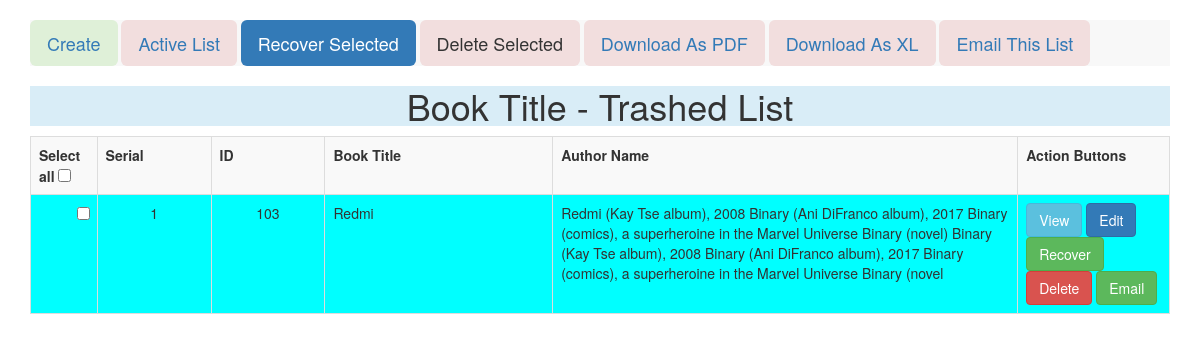
/views/SEID175166/SummaryofOrganization/trashList.php, run on the app's committed database.
### tables this page shows
CREATE TABLE `summary_of_org` (
  `id` int(13) NOT NULL,
  `company_name` varchar(200) NOT NULL,
  `summary` text NOT NULL,
  `is_trashed` varchar(30) NOT NULL DEFAULT 'NO'
);

### src/BITM/SEID175166/Model/Database.php (called while the page is built, shortened)
<?php
class Database
{
    public function __construct()
    {
        try {
            $this->dbh = new PDO("mysql:host=localhost;dbname=atomic_project_b69", "root", "");
        } catch (PDOException $error) {
            echo $error->getMessage();
        }
    }
}

### src/BITM/SEID175166/SummaryofOrganization/Summary.php (called while the page is built, shortened)
<?php
class Summary extends Database
{
    public function viewTrashData(){
        $sql= "SELECT *FROM summary_of_org WHERE is_trashed <>'NO'";
        $sth=$this->dbh->query($sql);
        $sth->setFetchMode(PDO::FETCH_OBJ);
        return $sth->fetchAll();
    }
}

### views/SEID175166/SummaryofOrganization/trashList.php (the view, shortened to what this page needs)
<?php
$obj = new Summary();
$allData  =  $obj->ViewTrashData();
?>
<!doctype html>
<html lang="en">
<head>
    <link rel="stylesheet" href="../../../resources/bootstrap-3.3.7-dist/css/bootstrap.min.css">
</head>
<body>
<div id="MessageShowDiv" style="height: 20px">
</div>
<div  class="container">
    <div class="nav navbar-default">
        <a href='create.php' class='btn btn-lg bg-success'>Create</a>
        <a href='index.php' class='btn btn-lg bg-danger'>Active List</a>
        <button id="RecoverSelected" class='btn btn-lg bg-primary'>Recover Selected</button>
        <button id="DeleteSelected" class='btn btn-lg bg-danger'>Delete Selected</button>
        <a href='pdf.php' class='btn btn-lg bg-danger'>Download As PDF</a>
        <a href='xl.php' class='btn btn-lg bg-danger'>Download As XL</a>
        <a href='email.php' class='btn btn-lg bg-danger'>Email This List</a>
    </div>
    <div class="bg-info text-center"><h1>Book Title - Trashed List</h1></div>
    <table border="1px" class="table table-bordered table-striped">
        <tr>
            <th>Select all  <input id='select_all' type='checkbox' value='select all'></th>
            <th> Serial </th>
            <th> ID </th>
            <th> Book Title </th>
            <th> Author Name </th>
            <th> Action Buttons </th>
        </tr>
<form id="multiple" method="post">
        <?php
         $serial=1;
         foreach ($allData as $oneData){
             if($serial%2) $bgColor = "AQUA";
             else $bgColor = "#ffffff";
             echo "
                      <tr  style='background-color: $bgColor'>
                         <td style='padding-left: 4%'><input type='checkbox' class='checkbox' name='mark[]' value='$oneData->id'></td>
                         <td style='width: 10%; text-align: center'>$serial</td>
                         <td style='width: 10%; text-align: center'>$oneData->id</td>
                         <td style='width: 20%;'>$oneData->company_name</td>
                         <td>$oneData->summary</td>
                         <td>
                           <a href='view.php?id=$oneData->id' class='btn btn-info'>View</a>
                           <a href='edit.php?id=$oneData->id' class='btn btn-primary'>Edit</a>
                           <a href='recover.php?id=$oneData->id' class='btn btn-success'>Recover</a>
                           <a href='delete.php?id=$oneData->id'  onclick='return doConfirm()' class='btn btn-danger'>Delete</a>
                           <a href='email.php?id=$oneData->id' class='btn btn-success'>Email</a>
                         </td>
                      </tr>
                  ";
             $serial++;
         }
       ?>
</form>
    </table>
</div>
</body>
</html>

### data on the page
summary_of_org: id "103", company_name "Redmi", summary "Redmi (Kay Tse album), 2008 Binary (Ani DiFranco album), 2017 Binary (comics), a superheroine in the Marvel Universe Binary (novel) Binary (Kay Tse album), 2008 Binary (Ani DiFranco album), 2017 Binary (comics), a superheroine in the Marvel Universe Binary (novel"
